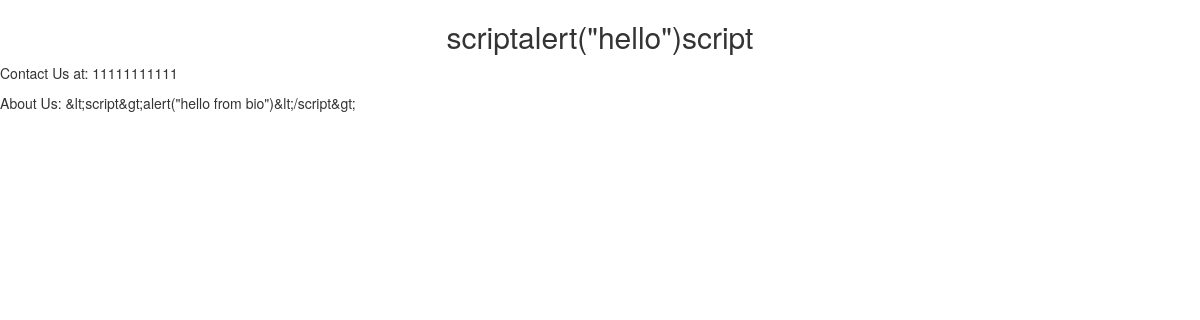
The app's page /medimode/pharmacy/8 (signed in) with its own data.
### medimode/models/user_models.py (models this page shows, shortened)
class Profile(models.Model):
	user = models.OneToOneField(User, on_delete=models.CASCADE, related_name='%(class)s')
	bio = models.TextField(max_length=500, blank=True)
	approved = models.BooleanField(default=False)
	@property
	def full_name(self):
		return self.user.first_name + " " + self.user.last_name

class User(AbstractUser):
	class UserRoleChoices(TextChoices):
		PATIENT = "patient"
		DOCTOR = "doctor"
		HOSPITAL = "hospital"
		PHARMACY = "pharmacy"
		INSURANCE = "insurance"
	role = models.TextField(choices=UserRoleChoices.choices, null=True)
	OTP_seed = encrypt(models.TextField(default=gen_otpseed))

class Organisation(Profile):
	contact_number = models.BigIntegerField(validators=[MinValueValidator(1000_0000), MaxValueValidator(99_9999_9999)])
	image0 = models.ImageField(upload_to='uploads/images/')  # upload with appropriate name?
	image1 = models.ImageField(upload_to='uploads/images/')
	location = models.TextField(max_length=200)  # this is lazy but I couldn't care less
	class Meta:
		abstract = True

class Pharmacy(Organisation):
	pass
	class Meta:
		verbose_name_plural = "Pharmacies"

### medimode/views.py (the view)
# urls.py: path('pharmacy/<int:pk>', views.PharmacyView.as_view(), name='pharmacy_view'),
class PharmacyView(AuthDetailView):
	model = Pharmacy

### medimode/views_base.py (called while the page is built)
	def test_func(self):
		return self.request.user.is_staff or self.request.user.profile.approved

### templates/medimode/pharmacy_detail.html (shortened to what this page needs)
{% load static %}
<!DOCTYPE html>
<html lang="en">
<head>
    <link rel="stylesheet" href="https://maxcdn.bootstrapcdn.com/bootstrap/3.4.1/css/bootstrap.min.css">
</head>
<body>
<h2 class="text-center">{{ object.full_name }}</h2>
<p>Contact Us at: {{ object.contact_number }}</p>
<p>About Us: {{ object.bio }}</p>
</body>
</html>

### records on screen
Profile: full_name "scriptalert(\"hello\")script", bio "&lt;script&gt;alert(\"hello from bio\")&lt;/script&gt;"
Pharmacy: contact_number "11111111111"
